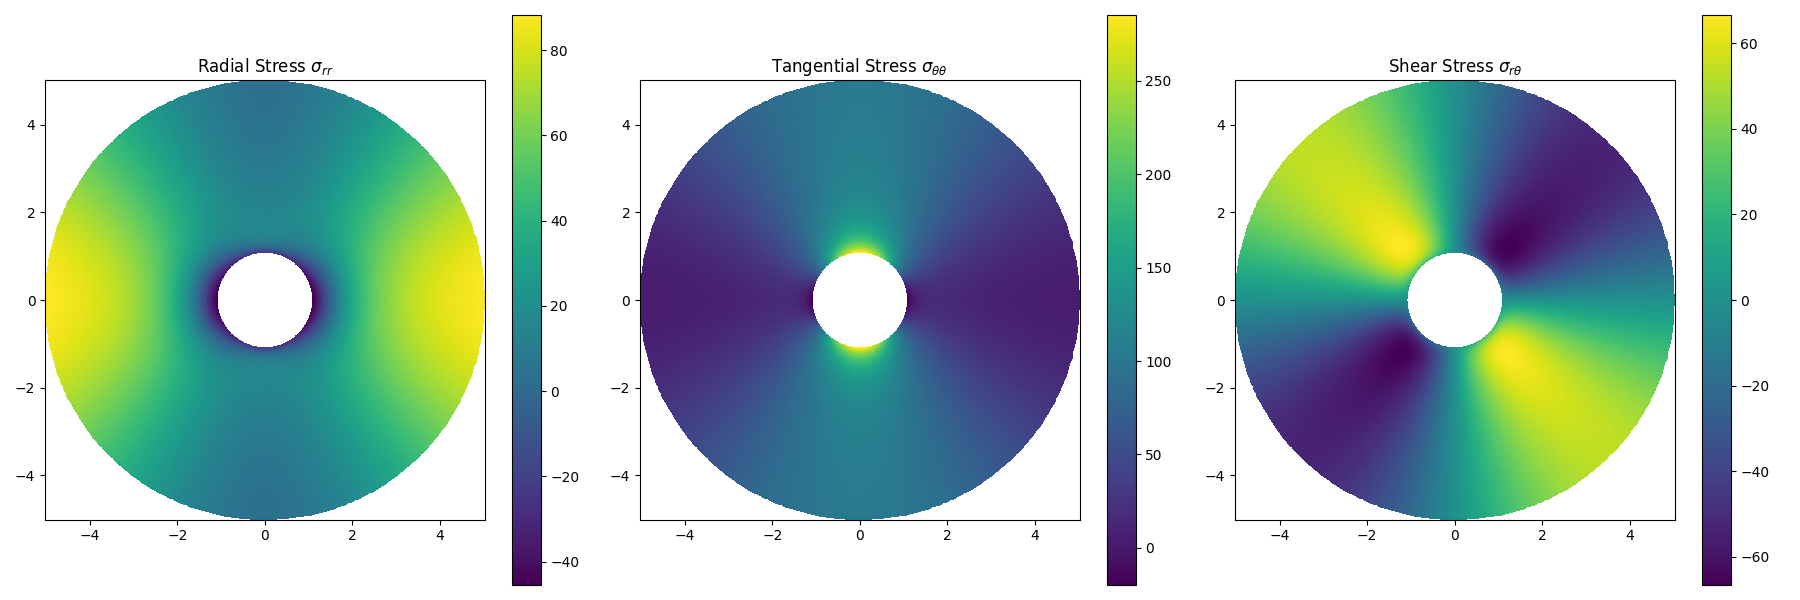

This figure's Python source:
from sympy import symbols,log, diff,cos,sin,simplify,oo,limit,solveset,pi,Interval,latex,lambdify
import matplotlib.pyplot as plt
import numpy as np


sigma0, a, r, theta = symbols('sigma0 a r theta')

phi = -0.5*sigma0*a**2*log(r) + 0.25*sigma0*r**2 + 0.25*sigma0*(2*a**2 - r**2 - a**4/(r**2))*cos(2*theta)

dphi_dr = diff(phi,r)
dphi_dtheta = diff(phi,theta)
d2phi_dr2 = diff(dphi_dr,r)
d2phi_dtheta2 =diff(dphi_dtheta,r)
d2phi_drt = diff(dphi_dr,theta)
LHS = (d2phi_dr2 + 1/r*dphi_dr + 1/(r**2)*d2phi_dtheta2)**2

sigma_rr = 1/r*dphi_dr + 1/(r**2)*d2phi_dtheta2
sigma_rtheta = (1/r**2)*dphi_dtheta-1/r*d2phi_drt #- diff((1/r)*dphi_dtheta,r)
sigma_tt = d2phi_dr2

# Part 1 r = a
s_rr_eva = sigma_rr.subs({r:a})
s_rt_eva = sigma_rtheta.subs({r:a})
print('Part 1')
print('sigma_rr (r=a) =', latex(simplify(s_rr_eva)))
print('sigma_rt (r=a) =', latex(simplify(s_rt_eva)))

# Part 2 r/a-->inf
s_rr_eva2 = limit(sigma_rr,r,oo)
s_rt_eva2 = limit(sigma_rtheta,r,oo)
s_tt_eva2 = limit(sigma_tt,r,oo)
print('Part 2')
print('sigma_rr (r/a=inf) =', latex(simplify(s_rr_eva2)))
print('sigma_rt (r/a=inf) =', latex(simplify(s_rt_eva2)))
print('sigma_tt (r/a=inf) =', latex(simplify(s_tt_eva2)))

# Part 3 x&y-->inf

sigma_xx = (sigma_rr * sin(theta) + sigma_rtheta * cos(theta))*sin(theta) + (sigma_rtheta * sin(theta) + sigma_tt * cos(theta))*cos(theta)
sigma_yy = (sigma_rr * cos(theta) + sigma_rtheta * sin(theta))*sin(theta) + (sigma_rtheta * cos(theta) + sigma_tt * sin(theta))*cos(theta)
sigma_xy = (sigma_rr * sin(theta) + sigma_rtheta * cos(theta))*sin(theta) + (sigma_rtheta * sin(theta) + sigma_tt * cos(theta))*cos(theta)
s_xx_eva = limit(sigma_xx,r,oo)
s_yy_eva = limit(sigma_yy,r,oo)
s_xy_eva = limit(sigma_xy,r,oo)
print('Part 3')
print('sigma_xx (x&y=inf) =', latex(simplify(s_xx_eva)))
print('sigma_yy (x&y=inf) =', latex(simplify(s_yy_eva)))
print('sigma_xy (x&y=inf) =', latex(simplify(s_xy_eva)))
print('Part 4')
import sympy as sp

# Part 4 
print('Part 4')
hs = sigma_tt / sigma0
hs_eva = hs.subs(r, a)
theta_radians = np.radians(np.linspace(0, 360, 400))
hs_values = [hs_eva.subs(theta, rad).evalf() for rad in theta_radians]

# Differentiating and solving for critical points
hs_prime = sp.diff(hs_eva, theta)
critical_points = sp.solveset(hs_prime, theta, domain=sp.Interval(0, 2 * sp.pi))

# Checking and evaluating at critical points
max_value = -float('inf')
theta_max = 0
if isinstance(critical_points, sp.FiniteSet):
    for point in critical_points:
        # Ensure that point is real
        if point.is_real:
            value = hs_eva.subs(theta, point).evalf()
            if value > max_value:
                max_value = value
                theta_max = point

# Convert theta_max from radians to degrees
if theta_max != 0:  
    theta_max_degrees = np.degrees(float(theta_max))
    print(f"The maximum value of hs is {max_value}, which occurs at theta = {theta_max_degrees} degrees.")
else:
    print("No real critical points found within the domain.")



plt.figure(figsize=(10, 5))
plt.plot(np.linspace(0, 360, 400), hs_values, label=f'Hoop Stress = sigma_tt/sigma0')
plt.title('Variation of Hoop Stress with Angle(Theta)')
plt.xlabel('Theta (degrees)')
plt.ylabel('Hoop Stress')
plt.grid(True)
plt.legend()
plt.show()

# Part 5
import numpy as np
import matplotlib.pyplot as plt
from matplotlib.colors import Normalize
from matplotlib.cm import ScalarMappable
from sympy import symbols, diff, cos, sin, log, simplify, lambdify

# Numerical functions for stress components
sigma_rr_func = lambdify((r, theta, sigma0, a), sigma_rr, 'numpy')
sigma_tt_func = lambdify((r, theta, sigma0, a), sigma_tt, 'numpy')
sigma_rtheta_func = lambdify((r, theta, sigma0, a), sigma_rtheta, 'numpy')

# Parameters
sigma0_value = 100  # MPa
a_value = 1  # Radius of the hole
r_max = 5 * a_value
theta_range = np.linspace(0, 2*np.pi, 360)
r_range = np.linspace(a_value + 0.1, r_max, 100)
R, Theta = np.meshgrid(r_range, theta_range)
X, Y = R * np.cos(Theta), R * np.sin(Theta)

# Calculate stresses
Sigma_rr = sigma_rr_func(R, Theta, sigma0_value, a_value)
Sigma_tt = sigma_tt_func(R, Theta, sigma0_value, a_value)
Sigma_rtheta = sigma_rtheta_func(R, Theta, sigma0_value, a_value)

# Plot
fig, ax = plt.subplots(1, 3, figsize=(18, 6), subplot_kw={'aspect': 'equal'})
cmap = 'viridis'

# Radial stress plot
cf = ax[0].pcolormesh(X, Y, Sigma_rr, cmap=cmap, shading='auto')
fig.colorbar(cf, ax=ax[0], orientation='vertical')
ax[0].set_title('Radial Stress $\\sigma_{rr}$')

# Tangential stress plot
cf = ax[1].pcolormesh(X, Y, Sigma_tt, cmap=cmap, shading='auto')
fig.colorbar(cf, ax=ax[1], orientation='vertical')
ax[1].set_title('Tangential Stress $\\sigma_{\\theta\\theta}$')

# Shear stress plot
cf = ax[2].pcolormesh(X, Y, Sigma_rtheta, cmap=cmap, shading='auto')
fig.colorbar(cf, ax=ax[2], orientation='vertical')
ax[2].set_title('Shear Stress $\\sigma_{r\\theta}$')

plt.tight_layout()
plt.show()
